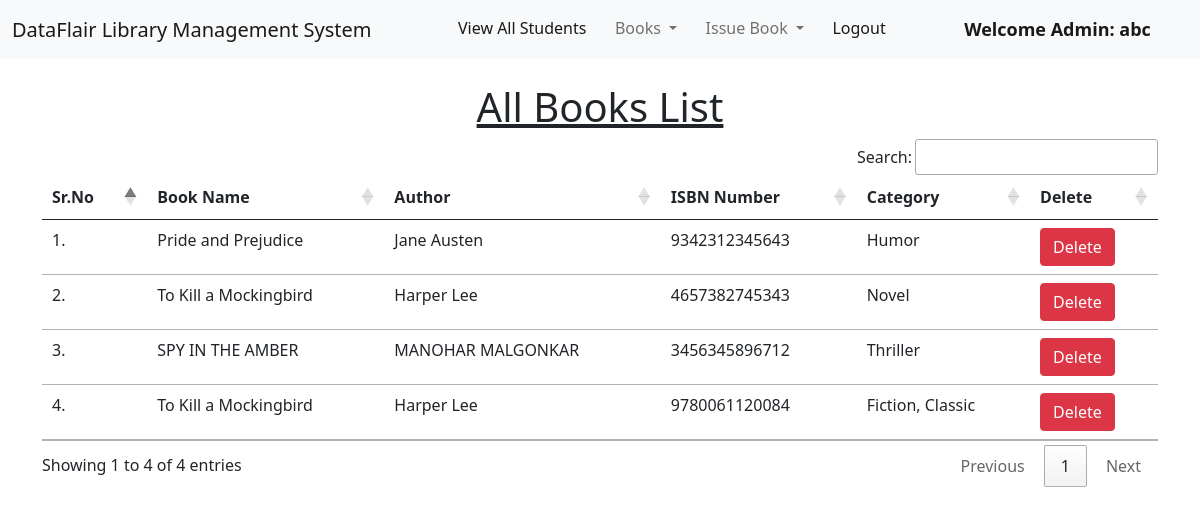
/view_books/ (signed in), run on the app's committed database.
### library/models.py (models this page shows, shortened)
class Book(models.Model):
    name = models.CharField(max_length=200)
    author = models.CharField(max_length=200)
    isbn = models.PositiveIntegerField()
    category = models.CharField(max_length=50)

### library/views.py (the view)
# urls.py: path("view_books/", views.view_books, name="view_books"),
@login_required(login_url = '/admin_login')
def view_books(request):
    books = Book.objects.all()
    return render(request, "view_books.html", {'books':books})

### library/templates/view_books.html (shortened to what this page needs)
{% extends 'admin_navbar.html' %}
{% load static %}
{% block body %}
<div class="container mt-4">
    <h1 class="text-center"><u>All Books List</u></h1>
    <table class="table table-hover" id="example">
        <thead>
            <tr>
                <th>Sr.No</th>
                <th>Book Name</th>
                <th>Author</th>
                <th>ISBN Number</th>
                <th>Category</th>
                <th>Delete</th>
            </tr>
        </thead>
        <tbody>
            {% for book in books %}
            <tr>
                <td>{{forloop.counter}}.</td>
                <td>{{book.name}}</td>
                <td>{{book.author}}</td>
                <td>{{book.isbn}}</td>
                <td>{{book.category}}</td>
                <td><a href="/delete_book/{{book.id}}/" class="btn btn-danger" onclick="return confirm('Are you sure you want to delete this book?')">Delete</a></td>
            </tr>
            {% endfor %}
        </tbody>
    </table>
    </div>
{% endblock %}

### library/templates/admin_navbar.html (shortened to what this page needs)
<!doctype html>
<html lang="en">
  <head>
    <link href="https://cdn.jsdelivr.net/npm/bootstrap@5.1.0/dist/css/bootstrap.min.css" rel="stylesheet">
    <link rel="stylesheet" href="https://cdn.datatables.net/1.10.25/css/jquery.dataTables.min.css">
    <link rel="stylesheet" href="https://cdn.datatables.net/buttons/1.7.1/css/buttons.dataTables.min.css">
  </head>
  <body>
    <nav class="navbar navbar-expand-lg navbar-light bg-light">
        <div class="container-fluid">
          <a class="navbar-brand" href="#">DataFlair Library Management System</a>
          <div class="collapse navbar-collapse" id="navbarSupportedContent">
            <ul class="navbar-nav me-auto mb-2 mb-lg-0">
              <li class="nav-item">
                <a class="nav-link active" aria-current="page" href="/view_students/">View All Students</a>
              </li>
              <li class="nav-item dropdown">
                <a class="nav-link dropdown-toggle" href="#" id="navbarDropdown" role="button" data-bs-toggle="dropdown" aria-expanded="false">
                  Books
                </a>
              </li>
              <li class="nav-item dropdown">
                <a class="nav-link dropdown-toggle" href="#" id="navbarDropdown" role="button" data-bs-toggle="dropdown" aria-expanded="false">
                  Issue Book
                </a>
              </li>
              <li class="nav-item">
                <a class="nav-link active" aria-current="page" href="/logout/">Logout</a>
              </li>
              <li class="nav-item">
                <a style="font-weight:600; font-family:'Segoe UI', Tahoma, Geneva, Verdana, sans-serif; font-size: large;" class="nav-link active" href="#">Welcome Admin: {{request.user}}</a>
              </li>
            </ul>
          </div>
        </div>
      </nav>
      {% block body %}
      {% endblock %}
  </body>
</html>

### data on the page
Book: name "Pride and Prejudice", author "Jane Austen", isbn "9342312345643", category "Humor"
Book: name "To Kill a Mockingbird", author "Harper Lee", isbn "4657382745343", category "Novel"
Book: name "SPY IN THE AMBER", author "MANOHAR MALGONKAR", isbn "3456345896712", category "Thriller"
Book: name "To Kill a Mockingbird", author "Harper Lee", isbn "9780061120084", category "Fiction, Classic"

### other printed values
{{ request.user }} "abc"
